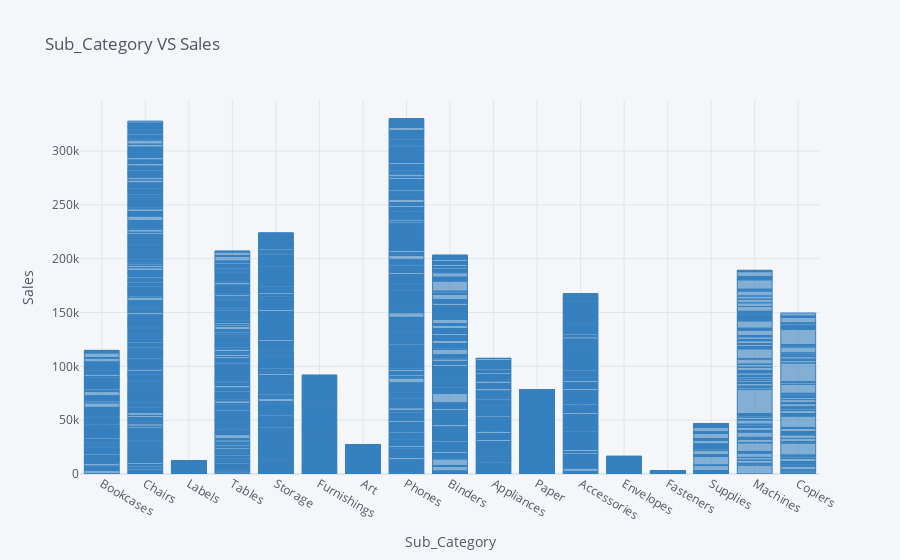

The notebook cell saved with this chart:
### Markdown cell above
### Observation:
In case of sales not much difference is seen based on the Segments for any region. Overall 'Corporate' is leading a bit

### Code cell
df.iplot(x="Sub-Category", y="Sales",kind='bar',colors='blue',title='Sub_Category VS Sales',xTitle='Sub_Category',yTitle='Sales')

### Figure 1 — Plotly figure (JSON) as saved in the notebook; plotly's stock layout.template omitted (floating-point values rounded to 4 significant figures; data arrays with more than 128 entries replaced by an {"elided": "..."} marker saying what was removed)
{"data": [{"marker": {"color": "rgba(55, 128, 191, 0.6)", "line": {"color": "rgba(55, 128, 191, 1.0)", "width": 1}}, "name": "Sales", "orientation": "v", "text": "", "type": "bar", "x": {"elided": "9977 str values"}, "y": {"elided": "9977 float values"}}], "layout": {"legend": {"bgcolor": "#F5F6F9", "font": {"color": "#4D5663"}}, "paper_bgcolor": "#F5F6F9", "plot_bgcolor": "#F5F6F9", "title": {"font": {"color": "#4D5663"}, "text": "Sub_Category VS Sales"}, "xaxis": {"gridcolor": "#E1E5ED", "showgrid": true, "tickfont": {"color": "#4D5663"}, "title": {"font": {"color": "#4D5663"}, "text": "Sub_Category"}, "zerolinecolor": "#E1E5ED"}, "yaxis": {"gridcolor": "#E1E5ED", "showgrid": true, "tickfont": {"color": "#4D5663"}, "title": {"font": {"color": "#4D5663"}, "text": "Sales"}, "zerolinecolor": "#E1E5ED"}}}
